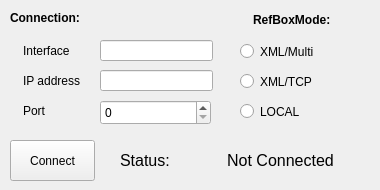
     <widget class="QWidget" name="tab_3">
      <property name="enabled">
       <bool>true</bool>
      </property>
      <attribute name="title">
       <string>Connection</string>
      </attribute>
      <widget class="QLabel" name="labelConnection">
       <property name="geometry">
        <rect>
         <x>10</x>
         <y>10</y>
         <width>81</width>
         <height>16</height>
        </rect>
       </property>
       <property name="font">
        <font>
         <weight>75</weight>
         <bold>true</bold>
        </font>
       </property>
       <property name="text">
        <string>Connection:</string>
       </property>
      </widget>
      <widget class="QLabel" name="labelRefBoxMode">
       <property name="geometry">
        <rect>
         <x>253</x>
         <y>10</y>
         <width>91</width>
         <height>20</height>
        </rect>
       </property>
       <property name="font">
        <font>
         <weight>75</weight>
         <bold>true</bold>
        </font>
       </property>
       <property name="text">
        <string>RefBoxMode:</string>
       </property>
      </widget>
      <widget class="QLabel" name="lbl_interface">
       <property name="geometry">
        <rect>
         <x>23</x>
         <y>40</y>
         <width>61</width>
         <height>21</height>
        </rect>
       </property>
       <property name="text">
        <string>Interface</string>
       </property>
      </widget>
      <widget class="QLineEdit" name="ledtit_interface">
       <property name="geometry">
        <rect>
         <x>100</x>
         <y>40</y>
         <width>113</width>
         <height>21</height>
        </rect>
       </property>
      </widget>
      <widget class="QLabel" name="lbl_ipadress">
       <property name="geometry">
        <rect>
         <x>23</x>
         <y>70</y>
         <width>61</width>
         <height>21</height>
        </rect>
       </property>
       <property name="text">
        <string>IP address</string>
       </property>
      </widget>
      <widget class="QLineEdit" name="ledit_ipaddress">
       <property name="geometry">
        <rect>
         <x>100</x>
         <y>70</y>
         <width>113</width>
         <height>21</height>
        </rect>
       </property>
      </widget>
      <widget class="QLabel" name="lbl_comport">
       <property name="geometry">
        <rect>
         <x>23</x>
         <y>100</y>
         <width>61</width>
         <height>21</height>
        </rect>
       </property>
       <property name="text">
        <string>Port</string>
       </property>
      </widget>
      <widget class="QPushButton" name="btn_connect">
       <property name="geometry">
        <rect>
         <x>10</x>
         <y>140</y>
         <width>85</width>
         <height>41</height>
        </rect>
       </property>
       <property name="text">
        <string>Connect</string>
       </property>
      </widget>
      <widget class="QRadioButton" name="rbtn_xmlMulti">
       <property name="geometry">
        <rect>
         <x>240</x>
         <y>40</y>
         <width>101</width>
         <height>23</height>
        </rect>
       </property>
       <property name="text">
        <string>XML/Multi</string>
       </property>
      </widget>
      <widget class="QRadioButton" name="rbtn_xmlTcp">
       <property name="geometry">
        <rect>
         <x>240</x>
         <y>70</y>
         <width>101</width>
         <height>23</height>
        </rect>
       </property>
       <property name="text">
        <string>XML/TCP</string>
       </property>
      </widget>
      <widget class="QRadioButton" name="rbtn_local">
       <property name="geometry">
        <rect>
         <x>240</x>
         <y>100</y>
         <width>101</width>
         <height>23</height>
        </rect>
       </property>
       <property name="text">
        <string>LOCAL</string>
       </property>
      </widget>
      <widget class="QLabel" name="lbl_status">
       <property name="geometry">
        <rect>
         <x>120</x>
         <y>140</y>
         <width>54</width>
         <height>41</height>
        </rect>
       </property>
       <property name="font">
        <font>
         <pointsize>12</pointsize>
        </font>
       </property>
       <property name="text">
        <string>Status:</string>
       </property>
      </widget>
      <widget class="QLabel" name="lbl_statusCon">
       <property name="geometry">
        <rect>
         <x>190</x>
         <y>140</y>
         <width>181</width>
         <height>41</height>
        </rect>
       </property>
       <property name="font">
        <font>
         <pointsize>12</pointsize>
        </font>
       </property>
       <property name="text">
        <string>Not Connected</string>
       </property>
       <property name="alignment">
        <set>Qt::AlignCenter</set>
       </property>
      </widget>
      <widget class="QSpinBox" name="spin_port">
       <property name="geometry">
        <rect>
         <x>100</x>
         <y>100</y>
         <width>111</width>
         <height>25</height>
        </rect>
       </property>
       <property name="maximum">
        <number>500000</number>
       </property>
       <property name="singleStep">
        <number>5</number>
       </property>
      </widget>
     </widget>
